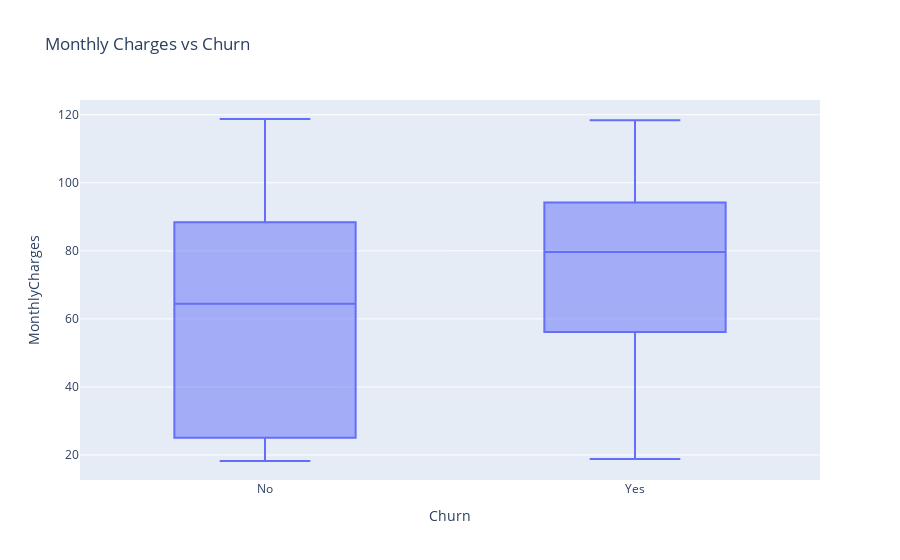

The cell this chart's notebook holds for it:
### Code cell
fig=px.box(data,x='Churn', y='MonthlyCharges',title='Monthly Charges vs Churn')
fig.show()

### Figure 1 — Plotly figure (JSON) as saved in the notebook; plotly's stock layout.template omitted (floating-point values rounded to 4 significant figures; data arrays with more than 128 entries replaced by an {"elided": "..."} marker saying what was removed)
{"data": [{"alignmentgroup": "True", "hovertemplate": "Churn=%{x}<br>MonthlyCharges=%{y}<extra></extra>", "legendgroup": "", "marker": {"color": "#636efa"}, "name": "", "notched": false, "offsetgroup": "", "orientation": "v", "showlegend": false, "type": "box", "x": {"elided": "7043 str values"}, "x0": " ", "xaxis": "x", "y": {"elided": "7043 float values"}, "y0": " ", "yaxis": "y"}], "layout": {"boxmode": "group", "legend": {"tracegroupgap": 0}, "title": {"text": "Monthly Charges vs Churn"}, "xaxis": {"anchor": "y", "domain": [0, 1], "title": {"text": "Churn"}}, "yaxis": {"anchor": "x", "domain": [0, 1], "title": {"text": "MonthlyCharges"}}}}
